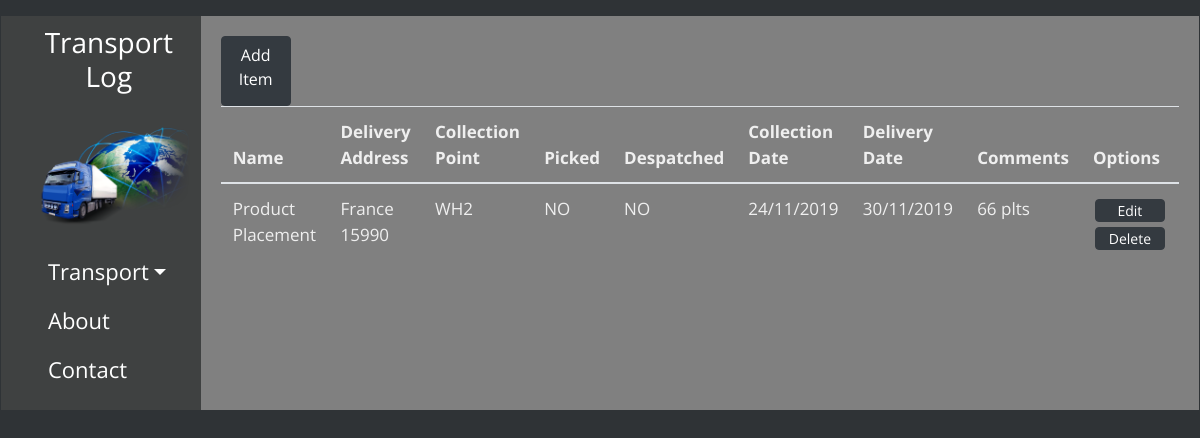
The page / on the database its author committed.
### tables this page shows
CREATE TABLE `orders` (
  `id` int(11) NOT NULL,
  `name` text NOT NULL,
  `delivery_address` text NOT NULL,
  `collPoint` text NOT NULL,
  `picked` text NOT NULL,
  `despatched` text NOT NULL,
  `collDate` text NOT NULL,
  `delDate` text NOT NULL,
  `comments` text NOT NULL
);

### index.php (the view, shortened to what this page needs)
<!DOCTYPE html>
<html lang="en">
<head>
    <link rel="stylesheet" href="css/bootstrap.min.css">
    <link rel="stylesheet" href="default.css" type="text/css">
</head>
<body>
    <div class="container w-auto p-3" style="max-width:1400px;">
            <div class="row">
                <aside class="col-md-2 wrapper bg-men">
                    <nav id="sidebar">
                        <div class="sidebar-header ml-3">
                            <h3>Transport Log</h3>
                        </div>
                        <ul class="list-unstyled">
                            <a href="index.php"><img src="img/logo.png"height="120" alt="Logo"></p>
                            <li class="active">
                                <a href="#submenu" data-toggle="collapse" aria-expanded="false" class="nav-link dropdown-toggle menuText ml-3">Transport</a>
                            </li>
                            <li>
                                <a href="php/about.php" class="nav-link menuText ml-3">About</a>
                            </li>
                            <li>
                                <a href="php/contact.php" class="nav-link menuText ml-3">Contact</a>
                            </li>
                        </ul>
                    </nav>
                </aside>
                        <aside class="col-md-10 content">
                                <div class="btn-toolbar justify-content-between" role="toolbar" aria-label="Toolbar with button groups">
                                        <div class="btn-group" role="group" aria-label="Buttons group">
                                        <a type="button" class="btn btn-dark" href="php/form.php">Add</br>Item</a>
                                        </div>
                                </div>
                                <div class="table-responsive">
<table class="table" id="tablefilter" name="tablefilter">
    <thead>
      <tr>
        <th scope="col">Name</th>
        <th scope="col">Delivery Address</th>
        <th scope="col">Collection Point</th>
        <th scope="col">Picked</th>
        <th scope="col">Despatched</th>
        <th scope="col">Collection Date</th>
        <th scope="col">Delivery Date</th>
        <th scope="col">Comments</th>
        <th scope="col">Options</th>
        </tr>
    </thead>
    <?php
        require_once 'php/database.php';
        $today = Date("d/m/Y");
        $ordersQuery = $db->query('SELECT * FROM orders WHERE collDate = "'.$today.'"');
        $orders = $ordersQuery->fetchAll();
    echo '<tbody>';
    foreach ($orders as $order) {
        echo "<tr><td>{$order['name']}</td><td>{$order['delivery_address']}</td><td>{$order['collPoint']}</td><td>{$order['picked']}</td><td>{$order['despatched']}</td><td>{$order['collDate']}</td><td>{$order['delDate']}</td><td>{$order['comments']}</td><td><a style='height: 100%; margin: 2px; padding:0; font-size: 14px; ' class='btn btn-dark' href='php/edit.php?id=".$order['id']."'>Edit</a><br/><a style='height: 100%; margin: 2px; padding:0; font-size: 14px;' class='btn btn-dark' href='php/delete.php?id=".$order['id']."'>Delete</a></td></tr>";
    }
    echo '</tbody>';
 ?>
  </table>
</div>
                        </aside>
        </div>
    </div>
</body>
</html>

### default.css (style rules this page uses)
body { background-color:#2F3336; color: #efefef; font-family: 'Open Sans', sans-serif; font-size: 17px; }
h3 { font-size: 28px; font-weight: 400; color: white; padding: 10px; text-align: center; }
.menuText { color: white; font-size: 22px; }
.content { background-color: grey; padding: 20px; }
.btn { height: 70px; width: 70px; }
.bg-men { background-color: #4c4d4a8f !important; height: 100%; }

### rows shown on the page
orders: name "Product Placement", delivery_address "France 15990", collPoint "WH2", picked "NO", despatched "NO", collDate "24/11/2019", delDate "30/11/2019", comments "66 plts"
